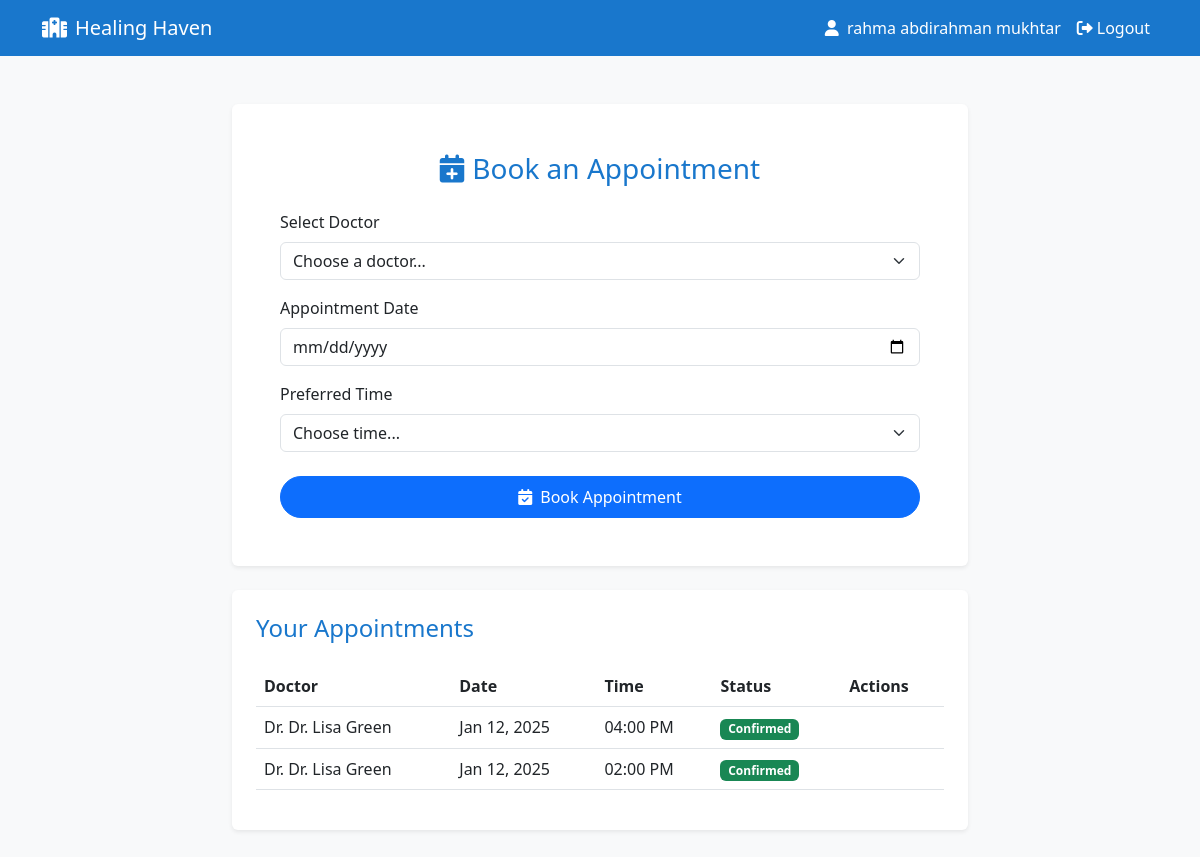
The app's page /patient/dashboard.php (signed in) with its own data.
### tables this page shows
CREATE TABLE `patients` (
  `id` int(11) NOT NULL,
  `user_id` int(11) NOT NULL,
  `name` varchar(100) DEFAULT NULL,
  `email` varchar(255) NOT NULL,
  `contact_phone` varchar(15) DEFAULT NULL,
  `address` text DEFAULT NULL
);

CREATE TABLE `appointments` (
  `id` int(11) NOT NULL,
  `patient_id` int(11) NOT NULL,
  `doctor_id` int(11) NOT NULL,
  `appointment_date` date DEFAULT NULL,
  `appointment_time` time DEFAULT NULL,
  `status` enum('pending','confirmed','cancelled') DEFAULT 'pending'
);

CREATE TABLE `doctors` (
  `id` int(11) NOT NULL,
  `user_id` int(11) NOT NULL,
  `name` varchar(100) DEFAULT NULL,
  `email` varchar(255) NOT NULL,
  `contact_phone` varchar(15) DEFAULT NULL,
  `specialty` varchar(100) DEFAULT NULL,
  `available_times` varchar(255) DEFAULT NULL
);

### patient/dashboard.php (the view, shortened to what this page needs)
<?php
include('../db_connect.php');
$user_id = $_SESSION['user_id'];
$query = "SELECT * FROM patients WHERE user_id = '$user_id'";
$result = $conn->query($query);
$patient = $result->fetch_assoc();
?>
<!DOCTYPE html>
<html lang="en">
<head>
    <link href="https://cdn.jsdelivr.net/npm/bootstrap@5.3.0/dist/css/bootstrap.min.css" rel="stylesheet">
    <link rel="stylesheet" href="https://cdnjs.cloudflare.com/ajax/libs/font-awesome/6.0.0/css/all.min.css">
</head>
<body class="bg-light">
    <nav class="navbar navbar-expand-lg navbar-dark" style="background-color: #1977cc;">
        <div class="container">
            <a class="navbar-brand" href="#">
                <i class="fas fa-hospital-alt me-2"></i>Healing Haven
            </a>
            <div class="collapse navbar-collapse" id="navbarNav">
                <ul class="navbar-nav ms-auto">
                    <li class="nav-item">
                        <a class="nav-link text-white" href="#">
                            <i class="fas fa-user me-1"></i>
                            <?php echo $patient['name']; ?>
                        </a>
                    </li>
                    <li class="nav-item">
                        <a class="nav-link text-white" href="../logout.php">
                            <i class="fas fa-sign-out-alt me-1"></i>Logout
                        </a>
                    </li>
                </ul>
            </div>
        </div>
    </nav>
    <div class="container py-5">
        <div class="row">
            <div class="col-md-8 mx-auto">
                <div class="card shadow-sm border-0">
                    <div class="card-body p-5">
                        <h3 class="text-center mb-4" style="color: #1977cc;">
                            <i class="fas fa-calendar-plus me-2"></i>Book an Appointment
                        </h3>
                        <form action="" method="POST">
                            <div class="mb-3">
                                <label for="doctor_id" class="form-label">Select Doctor</label>
                                <select class="form-select" name="doctor_id" required>
                                    <option value="">Choose a doctor...</option>
                                </select>
                            </div>
                            <div class="mb-3">
                                <label for="appointment_date" class="form-label">Appointment Date</label>
                                <input type="date"
                                       class="form-control"
                                       name="appointment_date"
                                       min="<?php echo date('Y-m-d'); ?>"
                                       required>
                            </div>
                            <div class="mb-4">
                                <label for="appointment_time" class="form-label">Preferred Time</label>
                                <select class="form-select" name="appointment_time" required>
                                    <option value="">Choose time...</option>
                                </select>
                            </div>
                            <button type="submit" name="book_appointment" class="btn btn-primary w-100 rounded-pill py-2">
                                <i class="fas fa-calendar-check me-2"></i>Book Appointment
                            </button>
                        </form>
                    </div>
                </div>
                <div class="card shadow-sm border-0 mt-4">
                    <div class="card-body p-4">
                        <h4 class="mb-4" style="color: #1977cc;">Your Appointments</h4>
                        <?php
                        $appointments_query = "SELECT a.*, d.name as doctor_name, d.specialty
                                             FROM appointments a
                                             JOIN doctors d ON a.doctor_id = d.id
                                             WHERE a.patient_id = '{$patient['id']}'
                                             ORDER BY a.appointment_date DESC";
                        $appointments = $conn->query($appointments_query);
                        if ($appointments->num_rows > 0):
                        ?>
                            <div class="table-responsive">
                                <table class="table">
                                    <thead>
                                        <tr>
                                            <th>Doctor</th>
                                            <th>Date</th>
                                            <th>Time</th>
                                            <th>Status</th>
                                            <th>Actions</th>
                                        </tr>
                                    </thead>
                                    <tbody>
                                        <?php while($appointment = $appointments->fetch_assoc()): ?>
                                            <tr>
                                                <td>Dr. <?php echo $appointment['doctor_name']; ?></td>
                                                <td><?php echo date('M d, Y', strtotime($appointment['appointment_date'])); ?></td>
                                                <td><?php echo date('h:i A', strtotime($appointment['appointment_time'])); ?></td>
                                                <td>
                                                    <span class="badge bg-<?php echo $appointment['status'] == 'confirmed' ? 'success' : ($appointment['status'] == 'pending' ? 'warning' : 'danger'); ?>">
                                                        <?php echo ucfirst($appointment['status']); ?>
                                                    </span>
                                                </td>
                                                <td>
                                                </td>
                                            </tr>
                                        <?php endwhile; ?>
                                    </tbody>
                                </table>
                            </div>
                        <?php else: ?>
                            <p class="text-muted text-center mb-0">No appointments found</p>
                        <?php endif; ?>
                    </div>
                </div>
            </div>
        </div>
    </div>
</body>
</html>

### records on screen
patients: name "rahma abdirahman mukhtar"
appointments: doctor.name "Dr. Lisa Green", appointment_date "Jan 12, 2025", appointment_time "04:00 PM", status "Confirmed"
appointments: doctor.name "Dr. Lisa Green", appointment_date "Jan 12, 2025", appointment_time "02:00 PM", status "Confirmed"
